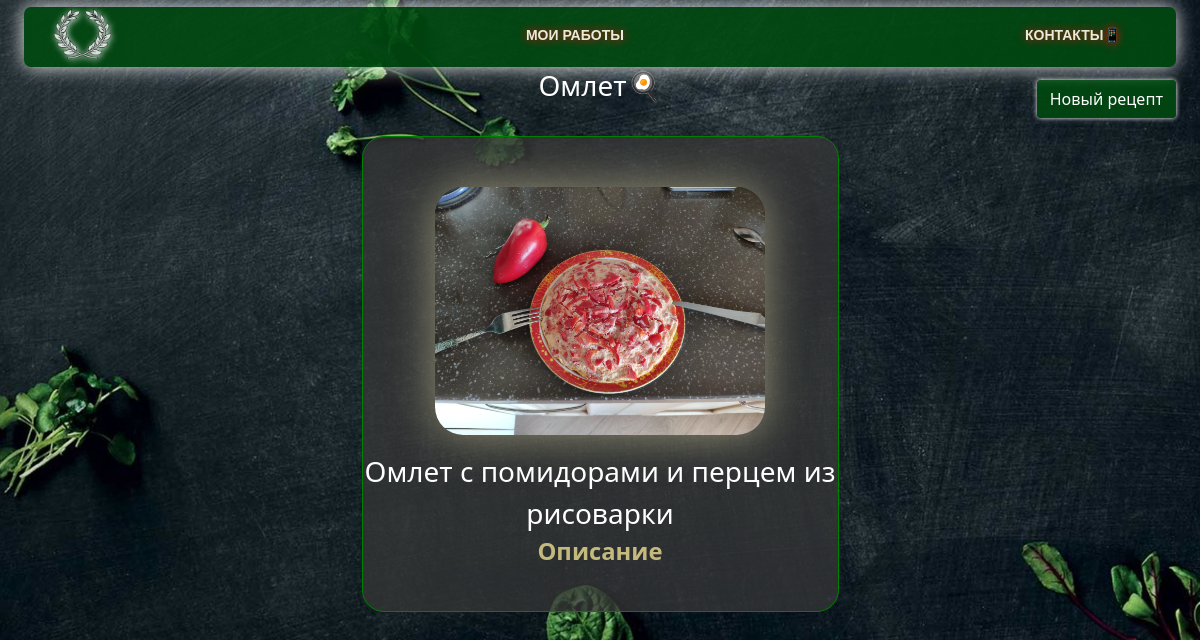
Screenshot of /categor/6/ with the database file from the repository.
### gluten/models.py (models this page shows, shortened)
class Recept(models.Model):
    name = models.CharField(default='',max_length=200)
    types = models.ForeignKey(Categor,default=0,on_delete=models.CASCADE)
    comp = jsonfield.JSONField(default='')
    description = models.CharField(default='',max_length=200)
    pub_date = models.DateTimeField(default=now,blank=True)
    likes = models.IntegerField(default=0)
    img = models.ImageField(upload_to ='uploads/', default='none.png')

class Categor(models.Model):
    title = models.CharField(default='Test',max_length=200)
    def __str__(self):
        return self.title

### gluten/views.py (the view)
# urls.py: path('categor/<int:categor_id>/', views.detail, name='detail'),
def detail(request, categor_id):
    try:
        recepts = Recept.objects.filter(types=categor_id)
    except Recept.DoesNotExist:
        raise Http404("Question does not exist")
    return render(request, 'recepts.html', {'recepts': recepts})

### templates/recepts.html (shortened to what this page needs)
{% extends 'base.html' %}
{% block content %}
<center>
    <div class="text">{{ recepts.0.types }}</div>
</center>
<div class="text">
    <center>
        {% for recept in recepts %}
            <div id="rec">
                <a href="/recept/{{ recept.id }}/">
                    <div id="rec_content">
                            <img src="/media/{{ recept.img }}" class="amg">
                            {{ recept.name }}
                            <p id="description">{{ recept.description }}</p>
                        <br>
                    </div>
                </a>
            </div>
        {% endfor %}
</center>
</div>
{% endblock %}

### static/css/style.css (style rules this page uses)
.div { background-image: url(../Background_image.jpg); background-position: center center; background-repeat: no-repeat; background-attachment: fixed; background-size: cover; background-color: #000000; color: #fff; }
.amg { min-width: 330px; alt: inherit; box-shadow: 0 0 45px rgba(238, 228, 176, 0.54); margin: 0 auto; margin-bottom: 15px; margin-top: 40px; display: block; border-radius: 28px; width: 52%; height: 40%; object-fit: cover; }
.text { color:white; font-size:175%; width: 75%; margin: 0 auto; }
div#block div.text a { color: white; text-decoration: none; }
div#block div.text div#rec { background-color: rgba(55, 55, 55, 0.75); border-radius: 22px; margin-top: 30px; width: 53%; border: 1px solid green; }
div#block div.text div#rec div#rec_content { padding-top: 10px; border-radius: 7px; margin: 0 auto;; }
div#block div.text a p#description { color: rgb(197, 186, 125); font-weight: 900; margin: 0; font-size: 85%; text-shadow: silver; }
* { box-sizing: border-box; }

### rows the page displays
Recept: types.title "Омлет🍳", img (picture), name "Омлет с помидорами и перцем из рисоварки", description "Описание"
